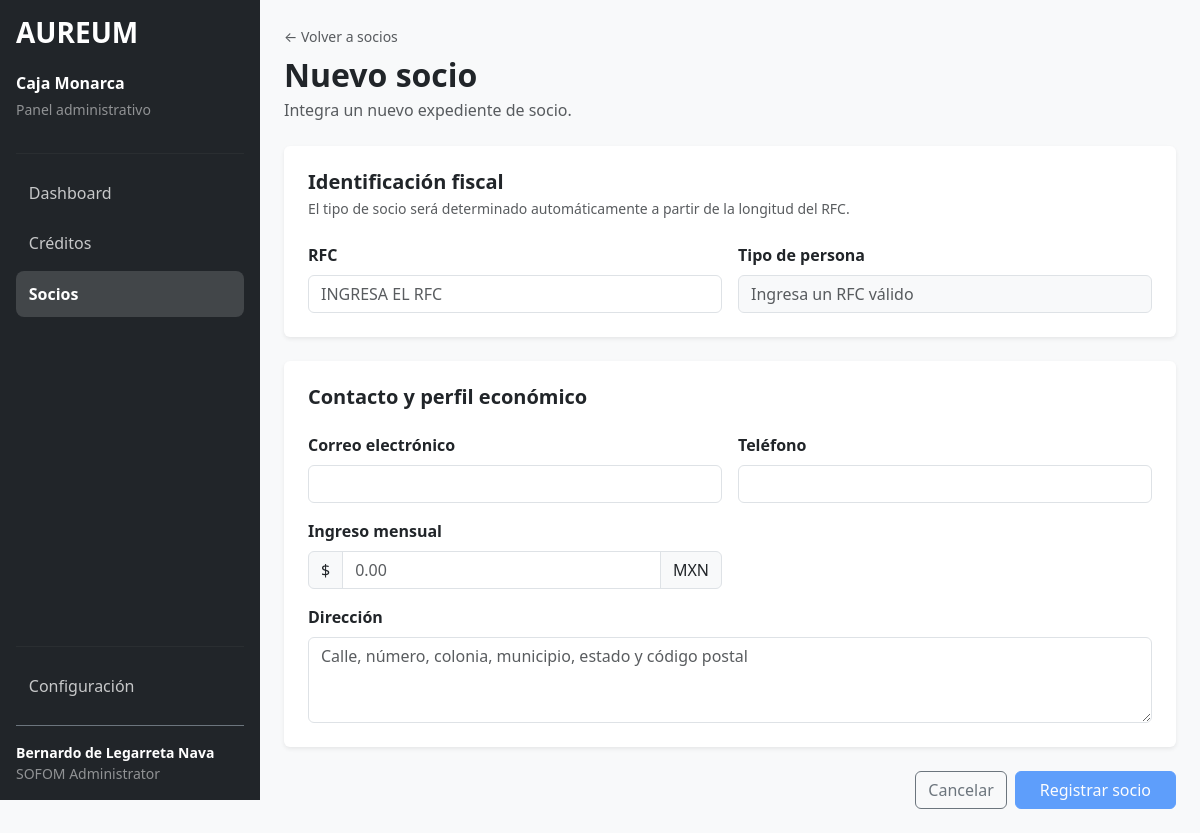
/monarca/clients/new/ (signed in), run on the app's committed database.
### AUREUM/models.py (models this page shows, shortened)
class User(AbstractUser):
    class Role(models.TextChoices):
        ADMIN = "SOFOM_ADMIN", "SOFOM Administrator"
        CREDIT_EXECUTIVE = "CREDIT_EXECUTIVE", "Credit Executive"
    sofom = models.ForeignKey(
        SOFOM,
        on_delete=models.PROTECT,
        related_name="users",
        null=True,
        blank=True
    )
    role = models.CharField(
        max_length=50,
        choices=Role.choices,
        default=Role.CREDIT_EXECUTIVE
    )
    phone = models.CharField(
        max_length=20,
        blank=True
    )
    is_active = models.BooleanField(
        default=True
    )

class SOFOM(models.Model):
    class Status(models.TextChoices):
        PENDING = "PENDING", "Sin revisión"
        REVIEWING = "REVIEWING", "En revisión"
        APPROVED = "APPROVED", "Aprobada"
        REJECTED = "REJECTED", "Rechazada"
    legal_name = models.CharField(max_length=255)
    trade_name = models.CharField(max_length=255, blank=True)
    rfc = models.CharField(
        max_length=13,
        unique=True,
        validators=[rfc_validator]
    )
    email = models.EmailField()
    phone = models.CharField(max_length=20)
    fiscal_address = models.TextField()
    tax_regime = models.CharField(
        max_length=255,
        blank=True
    )
    legal_representative_name = models.CharField(
        max_length=255,
        blank=True
    )
    status = models.CharField(
        max_length=20,
        choices=Status.choices,
        default=Status.PENDING
    )
    created_at = models.DateTimeField(
        auto_now_add=True
    )

### AUREUM/views.py (the view, shortened to what this page needs)
# urls.py: path("monarca/clients/new/", views.clients_new, name="clients_new"),
@login_required
def clients_new(request):
    sofom = request.user.sofom
    return render(
        request,
        "clients_new.html"
    )

### AUREUM/templates/clients_new.html (shortened to what this page needs)
{% extends "dashboard_base.html" %}
{% block content %}
<div class="d-flex flex-column flex-lg-row justify-content-between align-items-lg-center gap-3 mb-4">
    <div>
        <a
            href="/monarca/clients/"
            class="text-decoration-none small text-muted"
        >
            ← Volver a socios
        </a>
        <h2 class="fw-bold mb-1 mt-2">
            Nuevo socio
        </h2>
        <p class="text-muted mb-0">
            Integra un nuevo expediente de socio.
        </p>
    </div>
</div>
<form
    method="POST"
    enctype="multipart/form-data"
    id="clientForm"
>
    <div class="card border-0 shadow-sm mb-4">
        <div class="card-body p-4">
            <div class="mb-4">
                <h5 class="fw-bold mb-1">
                    Identificación fiscal
                </h5>
                <p class="text-muted small mb-0">
                    El tipo de socio será determinado automáticamente
                    a partir de la longitud del RFC.
                </p>
            </div>
            <div class="row g-3">
                <div class="col-md-6">
                    <label
                        for="rfc"
                        class="form-label fw-semibold"
                    >
                        RFC
                    </label>
                    <input
                        type="text"
                        id="rfc"
                        name="rfc"
                        class="form-control text-uppercase"
                        minlength="12"
                        maxlength="13"
                        autocomplete="off"
                        placeholder="Ingresa el RFC"
                        required
                    >
                </div>
                <div class="col-md-6">
                    <label class="form-label fw-semibold">
                        Tipo de persona
                    </label>
                    <div
                        id="personTypeDisplay"
                        class="form-control bg-light text-muted"
                    >
                    </div>
                </div>
            </div>
        </div>
    </div>
    <div class="card border-0 shadow-sm mb-4">
        <div class="card-body p-4">
            <div class="mb-4">
                <h5 class="fw-bold mb-1">
                    Contacto y perfil económico
                </h5>
            </div>
            <div class="row g-3">
                <div class="col-md-6">
                    <label
                        for="email"
                        class="form-label fw-semibold"
                    >
                        Correo electrónico
                    </label>
                    <input
                        type="email"
                        id="email"
                        name="email"
                        class="form-control"
                        autocomplete="email"
                        required
                    >
                </div>
                <div class="col-md-6">
                    <label
                        for="phone"
                        class="form-label fw-semibold"
                    >
                        Teléfono
                    </label>
                    <input
                        type="tel"
                        id="phone"
                        name="phone"
                        class="form-control"
                        autocomplete="tel"
                        required
                    >
                </div>
                <div class="col-md-6">
                    <label
                        for="monthly_income"
                        class="form-label fw-semibold"
                    >
                        <span id="incomeLabel">
                        </span>
                    </label>
                    <div class="input-group">
                        <span class="input-group-text">
                            $
                        </span>
                        <input
                            type="number"
                            id="monthly_income"
                            name="monthly_income"
                            class="form-control"
                            min="0"
                            step="0.01"
                            inputmode="decimal"
                            placeholder="0.00"
                        >
                        <span class="input-group-text">
                            MXN
                        </span>
                    </div>
                </div>
                <div class="col-12">
                    <label
                        for="address"
                        class="form-label fw-semibold"
                    >
                        Dirección
                    </label>
                    <textarea
                        id="address"
                        name="address"
                        class="form-control"
                        rows="3"
                        placeholder="Calle, número, colonia, municipio, estado y código postal"
                        required
                    ></textarea>
                </div>
            </div>
        </div>
    </div>
    <div class="d-flex flex-column flex-sm-row justify-content-end gap-2">
        <a
            href="/monarca/clients/"
            class="btn btn-outline-secondary"
        >
            Cancelar
        </a>
        <button
            type="submit"
            id="submitButton"
            class="btn btn-primary px-4"
            disabled
        >
            Registrar socio
        </button>
    </div>
</form>
{% endblock %}

### AUREUM/templates/dashboard_base.html (shortened to what this page needs)
<!DOCTYPE html>
<html lang="es">
<head>
    <link
        href="https://cdn.jsdelivr.net/npm/bootstrap@5.3.3/dist/css/bootstrap.min.css"
        rel="stylesheet"
    >
</head>
<body class="bg-light">
<div class="d-flex dashboard-layout">
    <aside
        class="dashboard-sidebar bg-dark text-white p-3 d-none d-lg-flex flex-column"
    >
        <div class="mb-4">
            <a
                href="/monarca/dashboard/"
                class="text-white text-decoration-none"
            >
                <h3 class="fw-bold mb-0">
                    AUREUM
                </h3>
            </a>
        </div>
        <div class="mb-3 sidebar-institution">
            {% if request.user.sofom %}
                <h6 class="fw-bold text-white mb-1">
                    {% if request.user.sofom.trade_name %}
                        {{ request.user.sofom.trade_name }}
                    {% else %}
                        {{ request.user.sofom.legal_name }}
                    {% endif %}
                </h6>
                <small class="text-white-50">
                    Panel administrativo
                </small>
            {% endif %}
        </div>
        <hr class="sidebar-divider my-3">
        <nav>
            <ul class="nav flex-column gap-1">
                <li class="nav-item">
                    <a
                        class="nav-link sidebar-link
                        "
                        href="/monarca/dashboard/"
                    >
                        Dashboard
                    </a>
                </li>
                <li class="nav-item">
                    <a
                        class="nav-link sidebar-link
                        "
                        href="/monarca/credits/"
                    >
                        Créditos
                    </a>
                </li>
                <li class="nav-item">
                    <a
                        class="nav-link sidebar-link
                        {% if '/monarca/clients/' in request.path %}
                            active
                        {% endif %}"
                        href="/monarca/clients/"
                    >
                        Socios
                    </a>
                </li>
            </ul>
        </nav>
        <div class="mt-auto">
            <hr class="sidebar-divider mb-3">
            <a
                class="nav-link sidebar-link mb-3
                "
                href="/monarca/settings/"
            >
                Configuración
            </a>
            <div class="border-top border-secondary pt-3 sidebar-user">
                <div class="small fw-semibold text-white sidebar-user-name">
                    {% if request.user.get_full_name %}
                        {{ request.user.get_full_name }}
                    {% else %}
                        {{ request.user.username }}
                    {% endif %}
                </div>
                <div class="small text-white-50">
                    {% if request.user.is_superuser %}
                        Administrador AUREUM
                    {% elif request.user.role %}
                        {{ request.user.get_role_display }}
                    {% else %}
                        Usuario
                    {% endif %}
                </div>
            </div>
        </div>
    </aside>
    <div class="dashboard-content flex-grow-1">
        <main class="p-3 p-md-4">
            <div class="container-fluid px-0">
                {% block content %}
                {% endblock %}
            </div>
        </main>
    </div>
</div>
</body>
</html>

### AUREUM/templates/dashboard_base.html (style rules this page uses)
html, body { min-height: 100%; }
body { overflow-x: hidden; }
.dashboard-layout { min-height: 100vh; }
.dashboard-sidebar { width: 260px; min-width: 260px; height: 100vh; position: sticky; top: 0; }
.dashboard-content { min-width: 0; }
.sidebar-link { color: rgba(255, 255, 255, .75); border-radius: .5rem; padding: .7rem .8rem; transition: background-color .15s ease, color .15s ease; }
.sidebar-link.active { color: #fff; background-color: rgba(255, 255, 255, .15); font-weight: 600; }
.sidebar-divider { border-color: rgba(255, 255, 255, .15); }
.sidebar-user { overflow: hidden; }
.sidebar-user-name { white-space: nowrap; overflow: hidden; text-overflow: ellipsis; }
.sidebar-institution { white-space: normal; overflow-wrap: anywhere; }

### data on the page
User: user.sofom.trade_name "Caja Monarca", user.get_full_name "Bernardo de Legarreta Nava", user.role "SOFOM Administrator"
